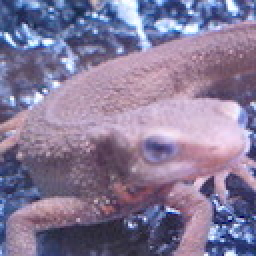
#> input picture imori.jpg, 128 x 128 px (shown 2 times larger)
$ python Q3_Binarization.py
#> lines starting #> are read from the running program, lines starting #| are printed output that depends on the picture
import cv2
import numpy as np

# Inorder to make a binarization ,you need to first change the RGB image to gray.(refer to Q2)
# secondly,notify a threshold ,if the pixel is bigger than the threshold set it 1,otherwise set it 0

bgr_img=cv2.imread("imori.jpg")
#> bgr_img is the input picture: shape (128, 128, 3); mean B, G, R 152.8, 121.8, 134.1
gray_img=cv2.cvtColor(bgr_img,cv2.COLOR_BGR2GRAY)
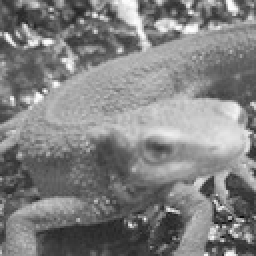
#> gray_img: shape (128, 128) (shown 2 times larger); min 11, max 254, mean 129
threshold=128
gray_img[gray_img<threshold]=0
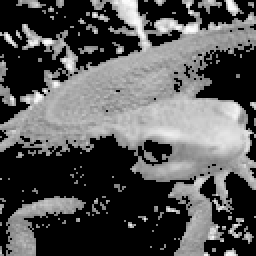
#> gray_img: shape (128, 128) (shown 2 times larger); min 0, max 254, mean 85.8
gray_img[gray_img>threshold]=1
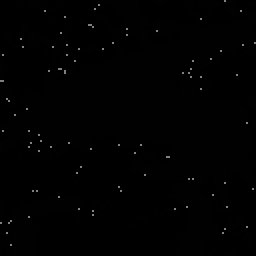
#> gray_img: shape (128, 128) (shown 2 times larger); min 0, max 128, mean 1.2

cv2.imshow("gray", gray_img)
cv2.waitKey(0)
cv2.destroyAllWindows()
